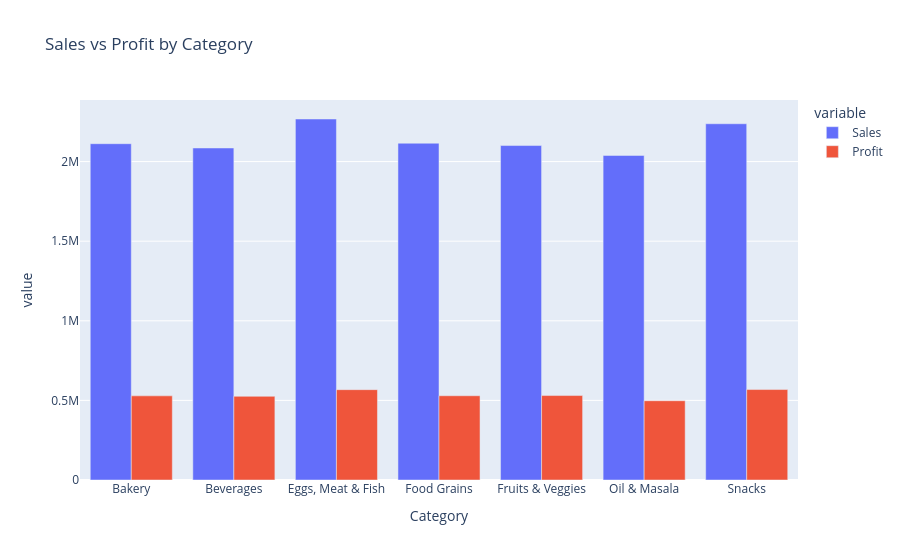

This figure's notebook cell:
### Code cell
#Sales vs Profit by Category-Do categories with high sales also generate high profit?
category_performance = (
    df.groupby("Category")
    .agg(
        Sales=("Sales", "sum"),
        Profit=("Profit", "sum")
    )
    .reset_index()
)

fig = px.bar(
    category_performance,
    x="Category",
    y=["Sales", "Profit"],
    barmode="group",
    title="Sales vs Profit by Category"
)

fig.show()

### Figure 1 — Plotly figure (JSON) as saved in the notebook; plotly's stock layout.template omitted (floating-point values rounded to 4 significant figures)
{"data": [{"alignmentgroup": "True", "hovertemplate": "variable=Sales<br>Category=%{x}<br>value=%{y}<extra></extra>", "legendgroup": "Sales", "marker": {"color": "#636efa", "pattern": {"shape": ""}}, "name": "Sales", "offsetgroup": "Sales", "orientation": "v", "showlegend": true, "textposition": "auto", "type": "bar", "x": ["Bakery", "Beverages", "Eggs, Meat & Fish", "Food Grains", "Fruits & Veggies", "Oil & Masala", "Snacks"], "xaxis": "x", "y": [2112000.0, 2085000.0, 2267000.0, 2115000.0, 2101000.0, 2038000.0, 2238000.0], "yaxis": "y"}, {"alignmentgroup": "True", "hovertemplate": "variable=Profit<br>Category=%{x}<br>value=%{y}<extra></extra>", "legendgroup": "Profit", "marker": {"color": "#EF553B", "pattern": {"shape": ""}}, "name": "Profit", "offsetgroup": "Profit", "orientation": "v", "showlegend": true, "textposition": "auto", "type": "bar", "x": ["Bakery", "Beverages", "Eggs, Meat & Fish", "Food Grains", "Fruits & Veggies", "Oil & Masala", "Snacks"], "xaxis": "x", "y": [528500.0, 525600.0, 567400.0, 529200.0, 530400.0, 497900.0, 568200.0], "yaxis": "y"}], "layout": {"barmode": "group", "legend": {"title": {"text": "variable"}, "tracegroupgap": 0}, "title": {"text": "Sales vs Profit by Category"}, "xaxis": {"anchor": "y", "domain": [0, 1], "title": {"text": "Category"}}, "yaxis": {"anchor": "x", "domain": [0, 1], "title": {"text": "value"}}}}
